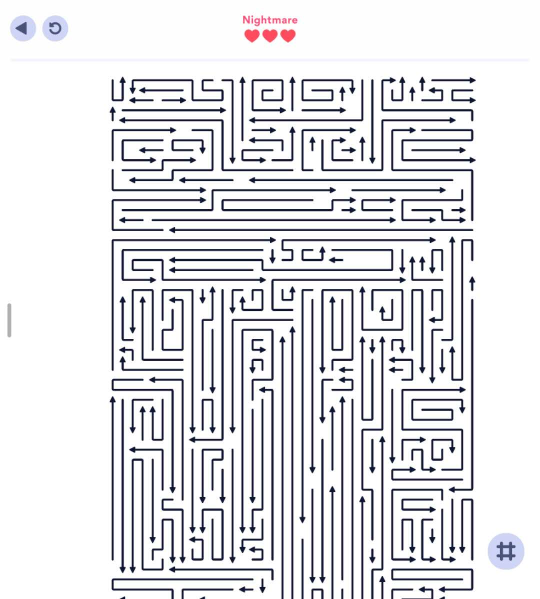
#> input picture level_image.jpg, 1080 x 1198 px (shown at 1/2 size)
$ python main.py
#> lines starting #> are read from the running program, lines starting #| are printed output that depends on the picture; after the words box and inside, x2 and y2 are one past the last pixel; in counts of white or black regions, pixels touching at a corner belong together
import cv2
import numpy as np

thresh = None
eroded = None
current_k = 3 # 记录当前滑块的值

def on_trackbar(val):
    global thresh, eroded, current_k
    current_k = val if val > 0 else 1
    kernel = np.ones((current_k, current_k), np.uint8)
    eroded = cv2.erode(thresh, kernel, iterations=1)

    h, w = eroded.shape[:2]
    scale = 800 / h
    display_img = cv2.resize(eroded, (int(w * scale), 800))
    cv2.imshow('1. Adjust Slider to Melt Lines', display_img)

def main():
    global thresh, eroded, current_k
    image_path = 'level_image.jpg'
    img = cv2.imread(image_path)
#> img is the input picture: shape (1198, 1080, 3); mean B, G, R 229.7, 226.9, 226.8
    if img is None:
        print("错误: 找不到图片。")
        return

    gray = cv2.cvtColor(img, cv2.COLOR_BGR2GRAY)
    _, thresh = cv2.threshold(gray, 128, 255, cv2.THRESH_BINARY_INV)
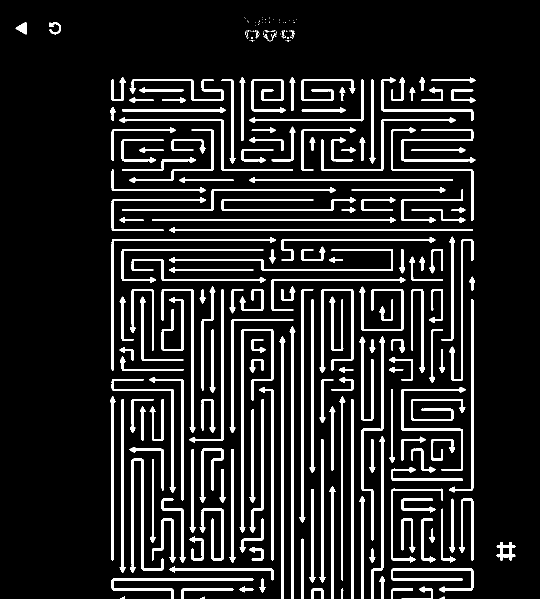
#> thresh: shape (1198, 1080) (shown at 1/2 size); 11.2% white; 254 white regions (68 under 20 px), largest, box (x1, y1, x2, y2) and area: (479, 658, 547, 1066) 2568, (338, 498, 786, 542) 2498, (339, 454, 946, 466) 2467

    h, w = thresh.shape
#> h = 1198; w = 1080
    cv2.rectangle(thresh, (0, 0), (w, int(h * 0.12)), 0, -1)
    cv2.rectangle(thresh, (0, int(h * 0.88)), (w, h), 0, -1)
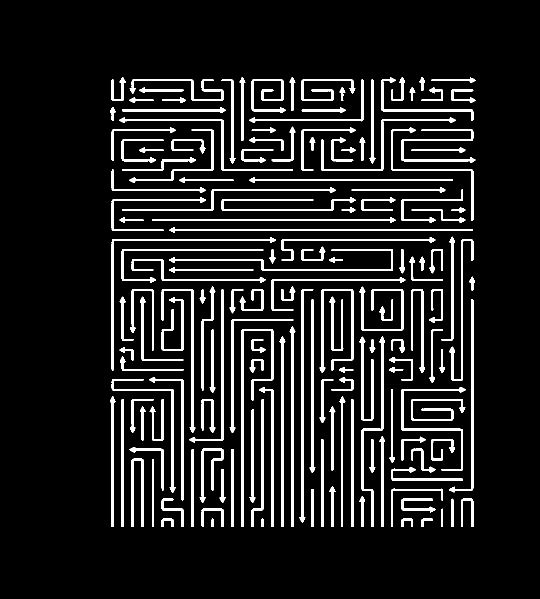
#> thresh: shape (1198, 1080) (shown at 1/2 size); 9.5% white; 161 white regions, largest, box (x1, y1, x2, y2) and area: (338, 498, 786, 542) 2498, (483, 658, 547, 1054) 2483, (339, 454, 946, 466) 2467

    cv2.namedWindow('1. Adjust Slider to Melt Lines', cv2.WINDOW_AUTOSIZE)

    print("\n" + "="*50)
    print("【终极操作指南】")
    print("1. 往右拖动滑块，建议直接拖到 6。")
    print("2. 确认细线消失只剩光点后，按下键盘上的 回车键 (Enter)！")
    print("="*50 + "\n")

    cv2.createTrackbar('Kernel Size', '1. Adjust Slider to Melt Lines', 3, 20, on_trackbar)
    on_trackbar(6) # 默认直接给 6
#> in on_trackbar, `eroded = cv2.erode(thresh, kernel, iterations=1)`:
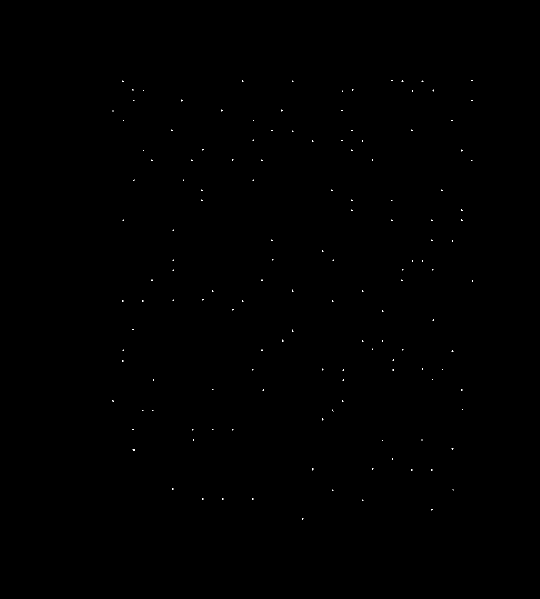
#> eroded: shape (1198, 1080) (shown at 1/2 size); 0.06% white in thin lines or dots, all inside (x1, y1, x2, y2) = (225, 160, 946, 1040)
#> in on_trackbar, `display_img = cv2.resize(eroded, (int(w * scale), 800))`:
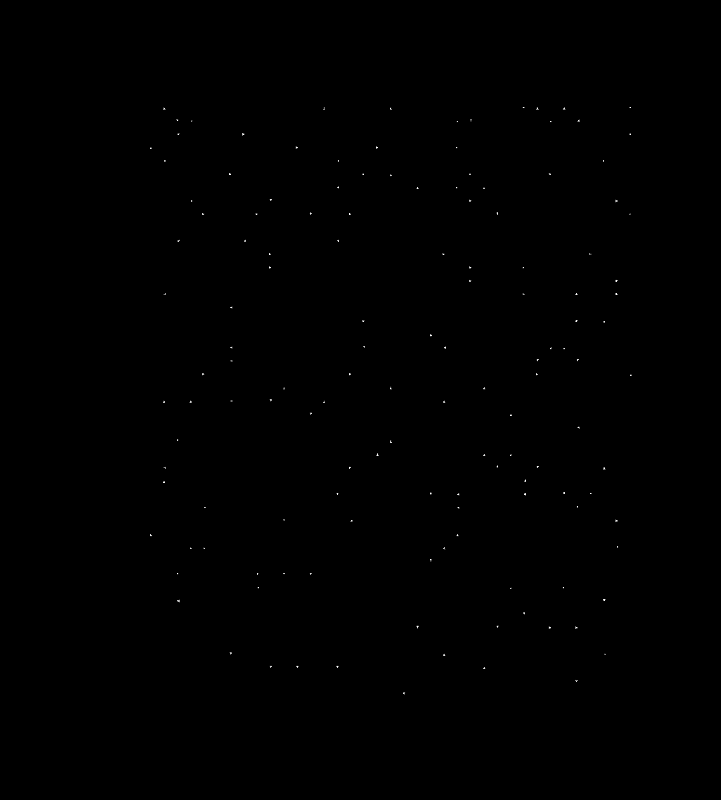
#> display_img: shape (800, 721); min 0, max 255, mean 0.2

    while True:
        key = cv2.waitKey(1) & 0xFF
#> (key Esc is pressed here)
        if key == 13:
            break

    cv2.destroyWindow('1. Adjust Slider to Melt Lines')

    # === 终极逻辑：隔离审讯与拐角排雷 ===

    # 1. 找出所有原始的完整连通线条（没融化之前的）
    original_contours, _ = cv2.findContours(thresh, cv2.RETR_EXTERNAL, cv2.CHAIN_APPROX_SIMPLE)
#> original_contours = 161 contours; largest, box (x1, y1, x2, y2) and area: (338, 498, 786, 542) 1872, (339, 454, 946, 466) 1854, (483, 658, 547, 1054) 1852, (223, 474, 552, 741) 1790, (898, 598, 947, 985) 1656

    final_output = img.copy()
    arrows_found = 0

    # 2. 遍历每一根线条，单独拉进“小黑屋”处理
    for cnt in original_contours:
        if cv2.contourArea(cnt) < 100: continue # 过滤微小噪点

        # 建立一个小黑屋（空白遮罩），并把这根线画进去
        isolated_mask = np.zeros_like(thresh)
        cv2.drawContours(isolated_mask, [cnt], 0, 255, thickness=-1)

        # 在小黑屋里，只对这根线使用你刚才选好的参数进行腐蚀
        kernel = np.ones((current_k, current_k), np.uint8)
        isolated_eroded = cv2.erode(isolated_mask, kernel, iterations=1)

        # 寻找腐蚀后留下来的小光点
        dot_contours, _ = cv2.findContours(isolated_eroded, cv2.RETR_EXTERNAL, cv2.CHAIN_APPROX_SIMPLE)

        if not dot_contours: continue # 如果这根线全被融化了（说明它没有箭头），跳过

        # 找到最大的残留点（通常就是箭头核心）
        dot_cnt = max(dot_contours, key=cv2.contourArea)
        x, y, bw, bh = cv2.boundingRect(dot_cnt)
        if max(bw, bh) < 3: continue # 过滤掉极微小的灰尘

        cx = x + bw // 2
        cy = y + bh // 2

        # --- 开始拐角排雷与方向侦测 ---
        # 探测半径：稍微超出光点一点点
        offset = int(max(bw, bh) * 0.8) + 3
        win = 4 # 探测窗口大小

        # 在【隔离的小黑屋】里，探测东南西北四个方向有没有这根线的身体
        # 因为在小黑屋里，绝对不会碰到别人的身体！
        regions = {
            'N': isolated_mask[max(0, cy-offset-win):max(0, cy-offset+win), max(0, cx-win):min(w, cx+win)],
            'S': isolated_mask[max(0, cy+offset-win):min(h, cy+offset+win), max(0, cx-win):min(w, cx+win)],
            'W': isolated_mask[max(0, cy-win):min(h, cy+win), max(0, cx-offset-win):max(0, cx-offset+win)],
            'E': isolated_mask[max(0, cy-win):min(h, cy+win), max(0, cx+offset-win):min(w, cx+offset+win)]
        }

        # 计算四个方向的白色像素数量
        scores = {d: np.sum(r) / 255.0 for d, r in regions.items()}

        # 认为“有尾巴”的阈值：只要有超过 5 个白色像素，就说明那边连着线
        active_tails = [d for d, score in scores.items() if score > 5]

        # 【核心排雷逻辑】：
        # 如果有 2 条尾巴，说明这是一个没融化干净的 90 度拐角！直接毙掉！
        # 如果只有 1 条尾巴，那才是真正的箭头！
        if len(active_tails) != 1:
            continue

        tail_dir = active_tails[0]
        dir_map = {'N': 'S', 'S': 'N', 'W': 'E', 'E': 'W'}
        arrow_dir = dir_map[tail_dir] # 箭头的方向和尾巴相反

        arrows_found += 1

        # 绘制结果
        viz_colors = {'N':(0,0,255), 'S':(255,0,0), 'W':(0,255,0), 'E':(0,255,255)}
        cv2.circle(final_output, (cx, cy), 8, viz_colors[arrow_dir], 2)
        cv2.putText(final_output, arrow_dir, (cx - 10, cy - 15),
                    cv2.FONT_HERSHEY_SIMPLEX, 0.7, viz_colors[arrow_dir], 2)
#> this loop made 161 passes
#> (x, y, bw, bh, cx, cy, offset, scores) on passes 10, 12, 15: (862, 1018, 4, 3, 864, 1019, 6, {'N': 18, 'S': 21, 'W': 43, 'E': 23}), (724, 999, 3, 3, 725, 1000, 5, {'N': 34, 'S': 45, 'W': 31, 'E': 26}), (664, 979, 3, 3, 665, 980, 5, {'N': 32, 'S': 44, 'W': 31, 'E': 28})
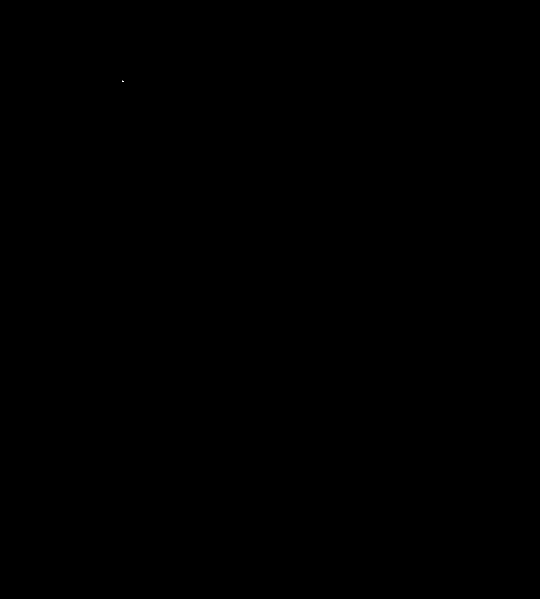
#> isolated_eroded: shape (1198, 1080) (shown at 1/2 size); 0% white in thin lines or dots, all inside (x1, y1, x2, y2) = (244, 161, 248, 164)
#> isolated_mask: shape (1198, 1080); 0.04% white; 1 white region, box (x1, y1, x2, y2) and area: (223, 154, 251, 202) 453
#> after the loop, arrows_found = 0

    print(f"提取完成！精准识别出 {arrows_found} 个箭头。")
#| 提取完成！精准识别出 0 个箭头。

    scale = 800 / h
#> scale = 0.668
    new_width = int(w * scale)
#> new_width = 721
    display_img = cv2.resize(final_output, (new_width, 800))
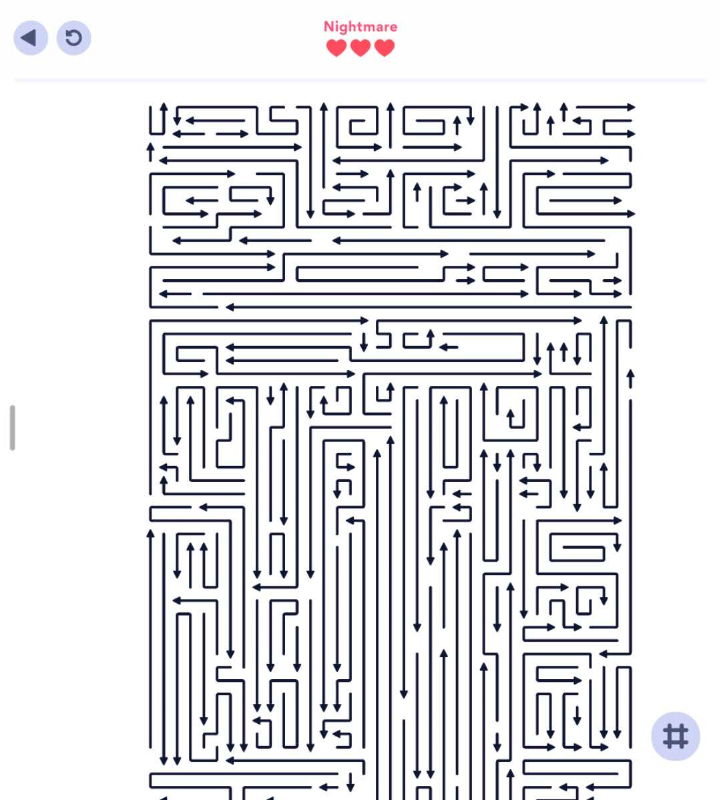
#> display_img: shape (800, 721, 3); mean B, G, R 229.7, 226.8, 226.8
    cv2.imshow('Final Result (Isolated & Filtered)', display_img)
    cv2.waitKey(0)
    cv2.destroyAllWindows()

if __name__ == "__main__":
    main()
